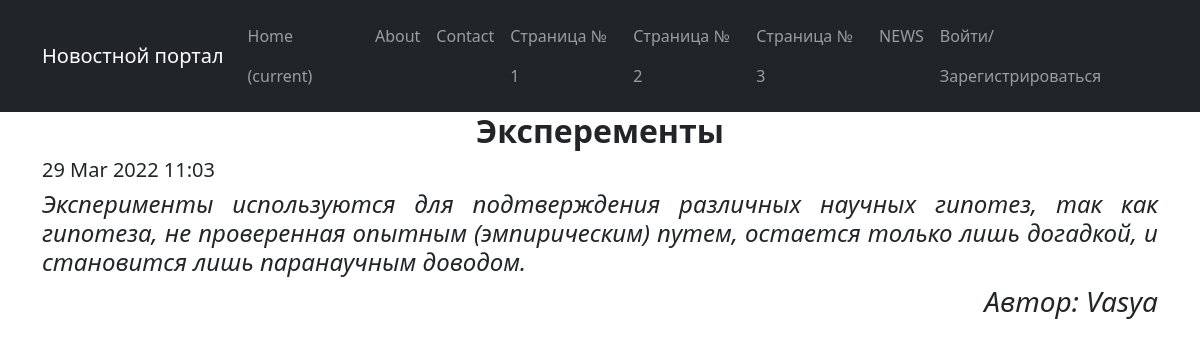
The app's page /news/11/ with its own data.
### news/models.py (models this page shows, shortened)
class Post(models.Model):
    author = models.ForeignKey(Author, on_delete=models.CASCADE)
    NEWS = 'NW'
    ARTICLE = 'AR'
    CATEGORY_CHOICES = (
        (NEWS, 'Новость'),
        (ARTICLE, 'Статья'),
    )
    categoryType = models.CharField(max_length=2, choices=CATEGORY_CHOICES, default=ARTICLE)
    dateCreation = models.DateTimeField(auto_now_add=True)
    postCategory = models.ManyToManyField(Category, through='PostCategory')
    title = models.CharField(max_length=128)
    text = models.TextField()
    rating = models.SmallIntegerField(default=0)

class Author(models.Model):
    authorUser = models.OneToOneField(User, on_delete=models.CASCADE)
    ratingAuthor = models.SmallIntegerField(default=0)

### news/views.py (the view)
# urls.py: path('<int:pk>/', PostDetailView.as_view(), name='news_detail'),
class PostDetailView(DetailView):
    template_name = 'news/news_detail.html'
    queryset = Post.objects.all()

### templates/news/news_detail.html (shortened to what this page needs)
{% extends 'flatpages/default.html' %}
{% block content %}
<head>
</head>
    <div>
        <h2><strong>{{ post.title }}</strong></h2>
        <div align="left"><h5>{{ post.dateCreation|date:'d M Y H:m' }}</h5></div>
        <div align="justify"><h4><i>{{ post.text }}</i></h4></div>
        <div align="right"><h3><i>Автор: {{ post.author.authorUser.username }}</i></h3></div>
    </div>
{% endblock content %}

### templates/news/news_detail.html (style rules this page uses)
div { line-height: 2.5 }

### records on screen
Post: title "Эксперементы", dateCreation "29 Mar 2022 11:03", text "Эксперименты используются для подтверждения различных научных гипотез, так как гипотеза, не проверенная опытным (эмпирическим) путем, остается только лишь догадкой, и становится лишь паранаучным доводом.", author.authorUser.username "Vasya"
